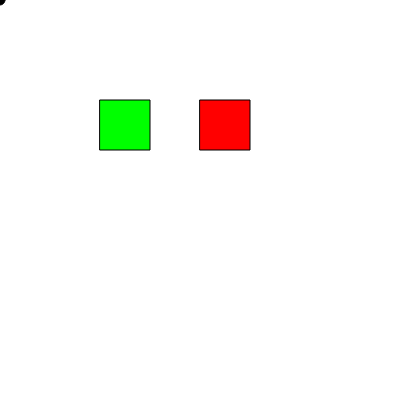
Frame 1 (no input)
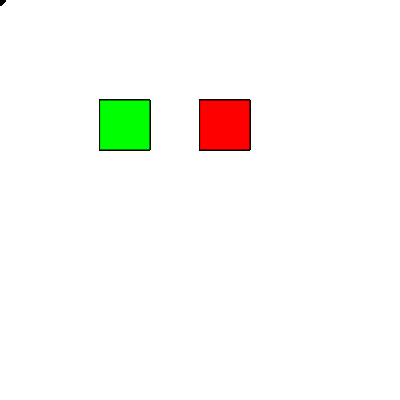
Frame 60 (no input)
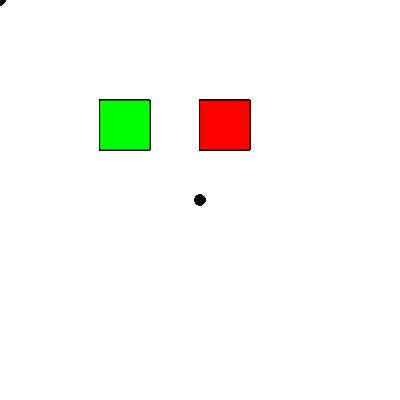
Frame 120 (the mouse pressed at the canvas centre since frame 60)

The p5.js sketch that drew these frames (run headless with seeded random() and noise() and a simulated clock; from frame 60 on, the mouse is pressed at the canvas centre):

// p5.js sketch
// ── sketch.js
var interfaceItems = [];
var brushSize = 10;


function setup() {
    createCanvas(400, 400);

    interfaceItems.push(new interface(100, 100, 50, color(0, 255, 0)));
    interfaceItems.push(new interface(200, 100, 50, color(255, 0, 0)));

}

function draw() {

    fill(0);
    ellipse(mouseX, mouseY, brushSize, brushSize);
    interfaceItems[0].display();
    interfaceItems[1].display();
    // console.log(interfaceItems[0].check());

    if (interfaceItems[0].check() == true) {
        interfaceItems[0].overlay = true;
    } else {
        interfaceItems[0].overlay = false;
    }

}

function mousePressed() {
    if (interfaceItems[0].check() == true) {
        brushSize++;
    }

    if (interfaceItems[1].check() == true) {
        brushSize--;
    }
}

function interface(tempX, tempY, tempBoxSize, tempColor) {
    this.x = tempX;
    this.y = tempY;
    this.boxSize = tempBoxSize;
    this.setFill = tempColor;
    this.overlay = false;


    this.display = function () {

        fill(this.setFill);
        rect(this.x, this.y, this.boxSize, this.boxSize);

        if (this.overlay == true) {
            fill(127);
            rect(this.x, this.y, this.boxSize, this.boxSize);
        }
    }

    this.check = function () {
        if (mouseX > this.x && mouseX < this.x + this.boxSize && mouseY > this.y && mouseY < this.y + this.boxSize) {
            this.overlay = true;
            return true;
        } else {
            this.overlay = false;
            return false;
        }
    }

}
